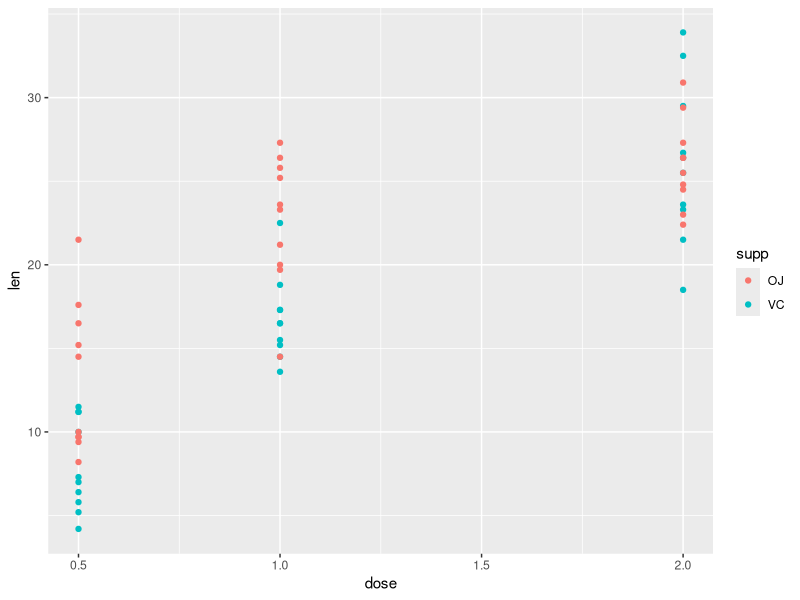

Recreate this plot in R.
## ---- chunk 1
set.seed(123) # this ensures that any psuedo-random computations are always the same
## ---- chunk 2

# UNCOMMENT THE CODE

R.version

sessionInfo()
## ---- chunk 3

# YOUR CODE HERE
library(tidyverse)
sessionInfo()

## ---- chunk 4

# YOUR CODE HERE
iris_tibble <- as_tibble(ToothGrowth)
print(iris_tibble)

## ---- chunk 5

# YOUR CODE HERE
filter(iris_tibble, supp =="OJ")

## ---- chunk 6

# YOUR CODE HERE

filter(iris_tibble, supp == "VC"& dose >= 1.0)

## ---- chunk 7

# YOUR CODE HERE
iris_tibble %>% group_by(supp)%>% summarise(mean(len))

## ---- chunk 8

# YOUR CODE HERE
ggplot(iris_tibble) + geom_point(mapping=aes(x=dose,y=len, color=supp))

